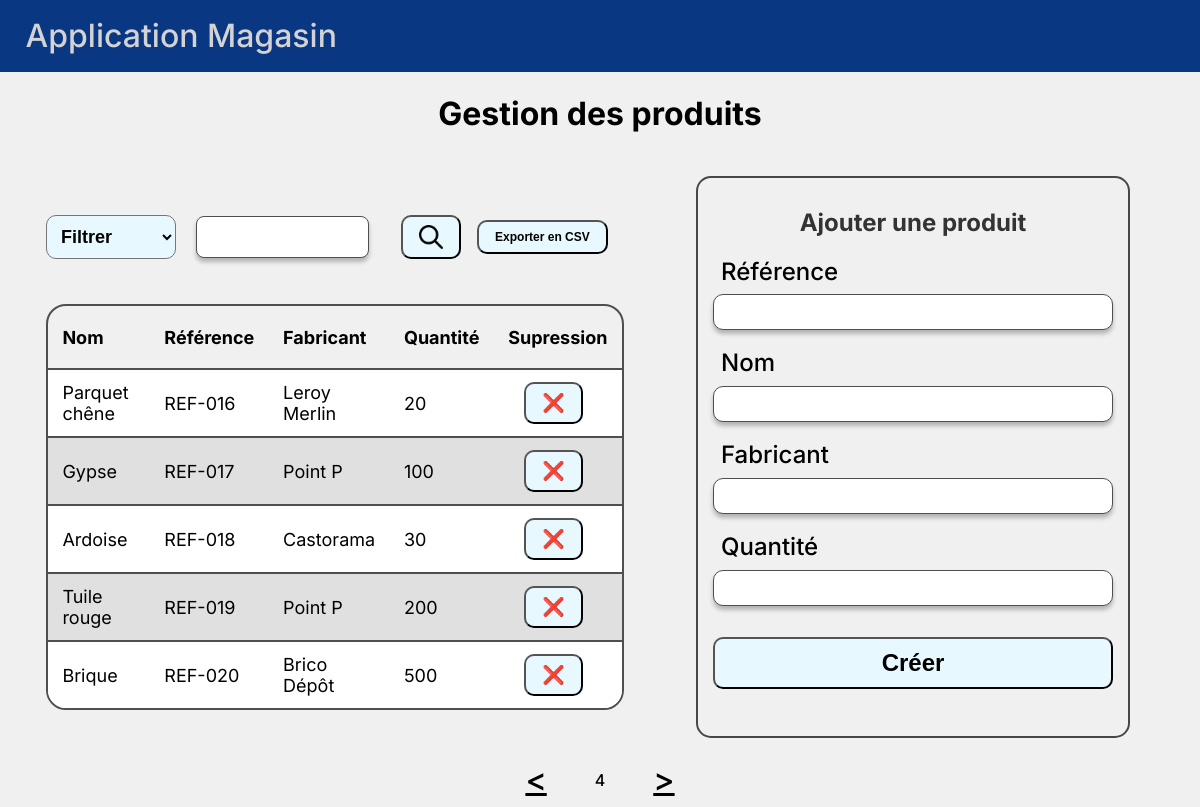
/gestion_produits/?page=4, run on the app's committed database.
### Magasin/models.py (models this page shows, shortened)
class Produit(db.Model):
    __tablename__ = 'Produit'
    id = db.Column(db.Integer, primary_key=True, autoincrement=True)
    reference = db.Column(db.String(50), unique=True)
    nom = db.Column(db.String(100))
    fabricant = db.Column(db.String(100))
    quantite = db.Column(db.Integer)

### Magasin/views.py (the view)
@app.route("/gestion_produits/", methods=['GET','POST'])
def gestion_produits():
    form = ProduitForm()
    if form.validate_on_submit():
        return form.creer_produit(request.form.get('filtre'))
    if request.method == 'POST' and 'submit' not in request.form:
        filtre = request.form.get('filtre')
        return redirect(url_for('gestion_produits', filtre=filtre))
    filtre = request.args.get('filtre')
    recherche = request.args.get('recherche')
    query = _get_query_filtree(filtre, recherche)
    data = query.all()
    page = request.args.get('page', 1, type=int)
    produits, page = _pagination(data, page)
    return render_template("gestion_produits.html", form=form, produits=produits, page=page, filtre_actif=filtre)

### Magasin/forms.py (shortened to what this page needs)
class ProduitForm(FlaskForm):
    reference = StringField('Référence', validators=[DataRequired(), Length(max=50)])
    nom = StringField('Nom', validators=[DataRequired(), Length(max=100)])
    fabricant = StringField('Fabricant', validators=[DataRequired(), Length(max=100)])
    quantite = IntegerField('Quantité', validators=[DataRequired(), NumberRange(min=0, message="La quantité ne peut pas être négative")])
    submit = SubmitField('Ajouter le produit')

### Magasin/views.py (called while the page is built, shortened)
def _get_query_filtree(filtre, recherche):
    query = Produit.query
    match filtre:
        case 'reference':
            query = query.order_by(Produit.reference)
        case 'nom':
            query = query.order_by(Produit.nom)
        case 'fabricant':
            query = query.order_by(Produit.fabricant)
        case 'quantite':
            query = query.order_by(Produit.quantite)
        case default:
            query = query.order_by(Produit.reference)
    return query

def _pagination(data, page, element_par_page: int = 5):
    if page < 1:
        page = 1
    elif page > (len(data) - 1) // element_par_page + 1:
        page = (len(data) - 1) // element_par_page + 1
    debut = (page - 1) * element_par_page
    fin = debut + element_par_page
    return data[debut:fin], page

### Magasin/templates/gestion_produits.html (shortened to what this page needs)
{% extends "base_nav.html" %}
{% block contenu %}
    <div id="gestion_produits">
        <h1>Gestion des produits</h1>
        <div id="contenu_page_produits">
            <div id="table_produits">
                <div id="outils">
                    <form action="{{ url_for('gestion_produits') }}" method="POST" id="filtre">
                        <select id="bouton_filtre" name="filtre" onchange="this.form.submit()">
                            <option value="">Filtrer</option>
                        </select>
                    </form>
                    <form id="recherche_produit_form" method="POST" role="form" action="{{ url_for('rechercher_produit', filtre=filtre_actif) }}">
                        <input class="champ-recherche-input" name="recherche" type="search">
                        <button class="bouton-recherche">
                            <img src="{{ url_for('static', filename='search.png') }}" alt="Rechercher">
                        </button>
                    </form>
                    <form action="{{ url_for('exporter_produits', filtre=filtre_actif, recherche=request.args.get('recherche')) }}" method="POST" >
                        <input type="submit" value="Exporter en CSV" id="bouton_export">
                    </form>
                </div>
                <table class="table-bordures">
                    <thead>
                        <tr class="en-tete">
                            <th>Nom</th>
                            <th>Référence</th>
                            <th>Fabricant</th>
                            <th>Quantité</th>
                            <th>Supression</th>
                        </tr>
                    </thead>
                    <tbody>
                        {% for produit in produits %}
                        <tr onclick="location.href='{{ url_for('detail_produit', produit_id=produit.id) }}'" style="cursor:pointer;">
                            <td>{{ produit.nom | truncate(25) }}</td>
                            <td>{{ produit.reference | truncate(25) }}</td>
                            <td>{{ produit.fabricant | truncate(25) }}</td>
                            <td>{{ produit.quantite }}</td>
                            <td onclick="event.stopPropagation();"><form action="{{ url_for('supprimer_produit', filtre=filtre_actif) }}" method="POST" style="display: inline;">
                                <button type="submit" class="supress-btn" onclick="return confirm('Êtes-vous sûr de vouloir supprimer ce produit ?');">
                                    ❌
                                </button>
                            </form></td>
                        </tr>
                        {% endfor %}
                    </tbody>
                </table>
            </div>
                <div id="creation_produit">
                    <h2>Ajouter une produit</h2>
                    <form id="creation_produit_form" method="POST" role="form" action="{{ url_for('gestion_produits', filtre=filtre_actif) }}">
                        <div class="champ-form">
                            {{ form.reference.label (class_ = "champ-form-label") }}
                            {{ form.reference (class_ ="champ-form-input") }}
                        </div>
                        <div class="champ-form">
                            {{ form.nom.label (class_ = "champ-form-label") }}
                            {{ form.nom (class_ ="champ-form-input") }}
                        </div>
                        <div class="champ-form">
                            {{ form.fabricant.label (class_ = "champ-form-label") }}
                            {{ form.fabricant (class_ ="champ-form-input") }}
                        </div>
                        <div class="champ-form">
                            {{ form.quantite.label (class_ = "champ-form-label") }}
                            {{ form.quantite (class_ ="champ-form-input") }}
                        </div>
                        <div id="champ-form-submit">
                            <input type="submit" value="Créer">
                        </div>
                    </form>
                </div>
        </div>
    </div>
    <section class="pagination">
            <a href="{{ url_for('gestion_produits', page=page-1, filtre=filtre_actif, recherche=request.args.get('recherche')) }}" class="bouton-pagination typographie"><</a>
            <p>{{ page }}</p>
            <a href="{{ url_for('gestion_produits', page=page+1, filtre=filtre_actif, recherche=request.args.get('recherche')) }}" class="bouton-pagination typographie">></a>
    </section>
{% endblock %}

### Magasin/static/css/style.css (style rules this page uses)
body { font-family: Inter; font-weight: 500; line-height: 130%; background: #f0f0f0; }
.typographie { font-size: 2rem; font-style: normal; color: #000; }
.champ-form-label { text-align: left; font-size: 1.5rem; }
.champ-form-input { border-radius: 10px; border: 1px solid #4F4F4F; background: #FFF; box-shadow: 0 4px 4px 0 rgba(0, 0, 0, 0.25); }
.champ-recherche-input { border-radius: 10px; border: 1px solid #4F4F4F; background: #FFF; box-shadow: 0 4px 4px 0 rgba(0, 0, 0, 0.25); }
table { border-collapse: collapse; border-radius: 20px; }
.table-bordures { border-collapse: separate; border-spacing: 0; border-radius: 20px; border: 2px solid #4F4F4F; overflow: hidden; }
#table_produits td:nth-child(1) { text-decoration: solid; }
.table-bordures tbody tr:nth-child(odd) { background-color: #ffffff; }
.table-bordures tbody tr:nth-child(even) { background-color: #e0e0e0; }
.table-bordures th, .table-bordures td { border-bottom: 2px solid #4F4F4F; }
.table-bordures td { text-align: center; }
#bouton_export { font-size: 12px; font-weight: bold; border-radius: 10px; background-color: rgb(231, 249, 255); }
.table-bordures tr:last-child td { border-bottom: None; }
#table_produits button, #bouton_filtre, #champ-form-submit input { font-size: 24px; font-weight: bold; border-radius: 10px; background-color: rgb(231, 249, 255); }
#creation_produit { border: 2px solid #474747; border-radius: 15px; margin-right: 20px; }
#creation_produit h2 { text-align: center; margin-bottom: 20px; color: #333; }
#creation_produit_form { display: flex; flex-direction: column; align-items: center; gap: 15px; }
#creation_produit_form { display: flex; flex-direction: column; width: 400px; }

### Magasin/static/css/layout.css (style rules this page uses)
body { padding: 0; margin: 0; }
.champ-form { display: flex; flex-direction: column; gap: 0.5vh; width: 100%; }
#recherche_produit_form { display: flex; flex-direction: row; align-items: center; gap: 2vh; width: 70%; padding: 0px 0px 0px 20px; }
.champ-recherche-input { padding: 20px; border-radius: 8px; max-height: 2px; width: 100%; }
.champ-form-label { display: block; width: 100%; margin: 2%; }
.champ-form-input { width: 100%; height: 4.5vh; }
#champ-form-submit { display: flex; flex-direction: column; align-items: center; width: 100%; }
#champ-form-submit input { display: flex; width: 100%; margin: 2vh; padding: 10px; }
table { width: 80%; margin: 0 auto; }
#bouton_export { padding: 1vh 2vh 1vh 2vh; margin: 2vh; }
.pagination { display: flex; justify-content: center; align-items: center; gap: 2rem; margin-top: 2vh; }
.bouton-pagination { padding: 2vh; }
th { text-align: center; }
.table-bordures { width: 90%; }
.table-bordures tr { height: 8vh; }
#gestion_produits { display: flex; justify-content: center; flex-direction: column; align-items: center; gap: 1vh; }
#gestion_produits h1 { padding: 4vh; }
#contenu_page_produits { width: 95%; display: flex; flex-direction: row; gap: 2vw; }
#table_produits { display: flex; justify-content: center; flex-direction: column; gap: 0.3vh; flex: 1; }
#bouton_filtre { padding: 10px; font-size: 18px; }
#table_produits table { margin: 2vh 2vh 0vh 2vh; }
#table_produits th, #table_produits td { text-align: left; padding: 1.5vh 1.8vh; font-size: 18px; }
#table_produits th:nth-child(1), #table_produits td:nth-child(1) { width: 30%; }
#table_produits th:nth-child(5), #table_produits td:nth-child(5) { width: 1%; white-space: nowrap; }
#table_produits button { width: auto; align-self: flex-start; padding: 1vh 2vh; margin-left: 2vh; font-size: 18px; }
#creation_produit { display: flex; flex-basis: 30%; flex-direction: column; align-items: center; padding: 15px; margin-right: 40px; }
#gestion_produits { padding-top: 0vh; }
#gestion_produits h1 { margin-top: 0rem; margin-bottom: 0.7rem; }
#outils { display: flex; justify-content: left; align-items: center; width: 90%; margin-left: 2vh; margin-top: 0; }
.bouton-recherche img { width: 3vh; height: 3vh; }

### data on the page
Produit: nom "Parquet chêne", reference "REF-016", fabricant "Leroy Merlin", quantite "20"
Produit: nom "Gypse", reference "REF-017", fabricant "Point P", quantite "100"
Produit: nom "Ardoise", reference "REF-018", fabricant "Castorama", quantite "30"
Produit: nom "Tuile rouge", reference "REF-019", fabricant "Point P", quantite "200"
Produit: nom "Brique", reference "REF-020", fabricant "Brico Dépôt", quantite "500"

### other printed values
{{ page }} "4"
